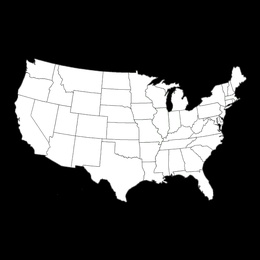
%> input picture src/release_0.3/states_square.jpg, 260 x 260 px, shrunk from 1000 x 1000 before the run
$ octave indeksacja_mapy.m   (GNU Octave 9; MATLAB toolbox functions it lacks are replaced by stand-ins)
%> lines starting %> are read from the running program, lines starting %| are printed output that depends on the picture; in (x1, y1, x2, y2) boxes, pixels count from 0 and x2, y2 are one past the last pixel; in counts of white or black regions, pixels touching at a corner belong together; the program's own positions count from 1
clear all;
close all;

indeks = imread('states_square.jpg');
%> indeks is the input picture: size 260x260x3 uint8; mean R, G, B 72.2, 72.3, 72.2
indeks1 = im2bw(indeks,240/255);
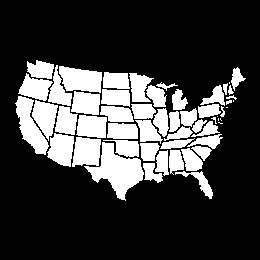
%> indeks1: size 260x260 logical; 24.4% white; 54 white regions (9 under 20 px), largest, box (x1, y1, x2, y2) and area: (84, 142, 144, 201) 1579, (15, 96, 49, 155) 922, (59, 66, 102, 93) 863
imshow(indeks1,[]);
[indeksacja2, n2] = bwlabel(indeks1, 8);
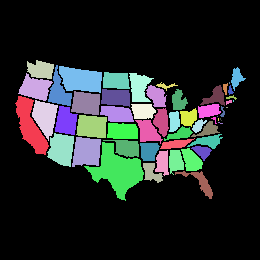
%> indeksacja2: size 260x260 double; 55 distinct labels, from 0 to 54; one colour per label, 0 black
%> n2 = 54
[a,b] = size(indeksacja2);
%> a = 260; b = 260

zuc = 0;
list = zeros(1,n2);

for x=1:a
    for y=1:b
        for elem=1:n2
            if indeksacja2(x,y) == elem
                list(elem) = list(elem) + 1;
            end
        end
    end
end
%> after the loop, list = 54 values, max 1579 at index 12, min 1 at index 42, mean 305.8

for w=1:a
    for z=1:b
        for elem2=1:n2
            if indeksacja2(w,z) == elem2
                if list(elem2) < 40
                    indeksacja2(w,z) = 0;
                end
            end
        end
    end
end
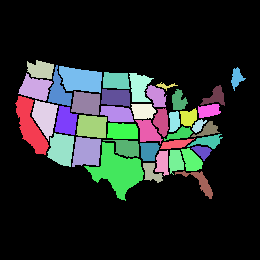
%> indeksacja2: size 260x260 double; 42 distinct labels, from 0 to 53; one colour per label, 0 black

[indeksacja3, n3] = bwlabel(indeksacja2, 8);
%> indeksacja3: size 260x260 double; 42 distinct labels, from 0 to 41
%> n3 = 41
[a2,b2] = size(indeksacja3);
%> a2 = 260; b2 = 260

for wys=1:a2
    for szer=1:b2
            if indeksacja3(wys,szer) == 26
                indeksacja3(wys, szer) = 31;
            end
            if indeksacja3(wys,szer) == 41
                indeksacja3(wys,szer) = 42;
            end
            if indeksacja3(wys,szer) == 45
                indeksacja3(wys,szer) = 43;
            end
    end

end
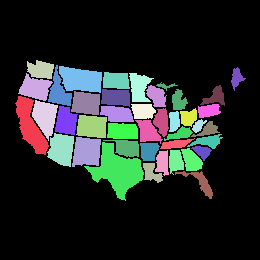
%> indeksacja3: size 260x260 double; 41 distinct labels, from 0 to 42; one colour per label, 0 black


%test
for wys2=1:a2
    for szer2=1:b2
            if indeksacja3(wys2,szer2) == 49
                indeksacja3(wys2, szer2) = 255;
            end
            if indeksacja3(wys2,szer2) == 48
                indeksacja3(wys2, szer2) = 255;
            end
            if indeksacja3(wys2,szer2) == 1
                indeksacja3(wys2, szer2) = 255;
            end
            if indeksacja3(wys2,szer2) == 4
                indeksacja3(wys2, szer2) = 255;
            end
            if indeksacja3(wys2,szer2) == 32
                indeksacja3(wys2, szer2) = 255;
            end
            if indeksacja3(wys2,szer2) == 31
                indeksacja3(wys2, szer2) = 255;
            end
    end
end
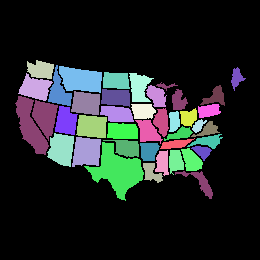
%> indeksacja3: size 260x260 double; 38 distinct labels, from 0 to 255; one colour per label, 0 black

figure(1);
imshow(indeksacja3, []);
